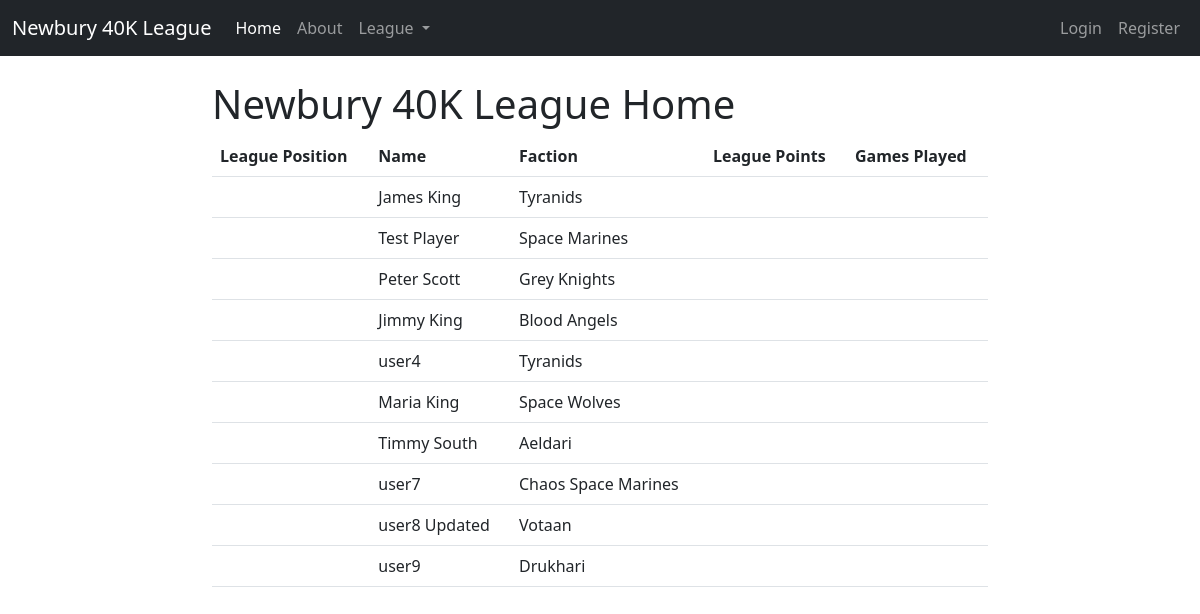
The page / on the database its author committed.
### league/models.py (models this page shows, shortened)
class Player(models.Model):
    user_id = models.OneToOneField(User, on_delete=models.CASCADE)
    name = models.CharField(max_length=50)
    email = models.EmailField(max_length=100)
    faction = models.TextField()

### league/views.py (the view)
# urls.py: path('', views.PlayerListView.as_view(), name="home"),
class PlayerListView(ListView):
    model = models.Player
    template_name = 'league/home.html'
    context_object_name = 'players'

### league/templates/league/home.html
{% extends 'league/base.html' %}
{% block content %}
<h1>Newbury 40K League Home</h1>
    <table class="table">
        <thead>
          <tr>
            <th scope="col">League Position</th>
            <th scope="col">Name</th>
            <th scope="col">Faction</th>
            <th scope="col">League Points</th>
            <th scope="col">Games Played</th>
          </tr>
        </thead>
        {% for player in players %}
        <tbody>
          <tr>
            <th scope="row">{{ player.league_position }}</th>
            <td>{{ player.name }}</td>
            <td>{{ player.faction }}</td>
            <td>{{ player.league_points }}</td>
            <td>{{ player.games_played }}</td>
          </tr>
        </tbody>
        {% endfor %}
      </table>
{% endblock content %}

### rows shown on the page
Player: name "James King", faction "Tyranids"
Player: name "Test Player", faction "Space Marines"
Player: name "Peter Scott", faction "Grey Knights"
Player: name "Jimmy King", faction "Blood Angels"
Player: name "user4", faction "Tyranids"
Player: name "Maria King", faction "Space Wolves"
Player: name "Timmy South", faction "Aeldari"
Player: name "user7", faction "Chaos Space Marines"
Player: name "user8 Updated", faction "Votaan"
Player: name "user9", faction "Drukhari"
